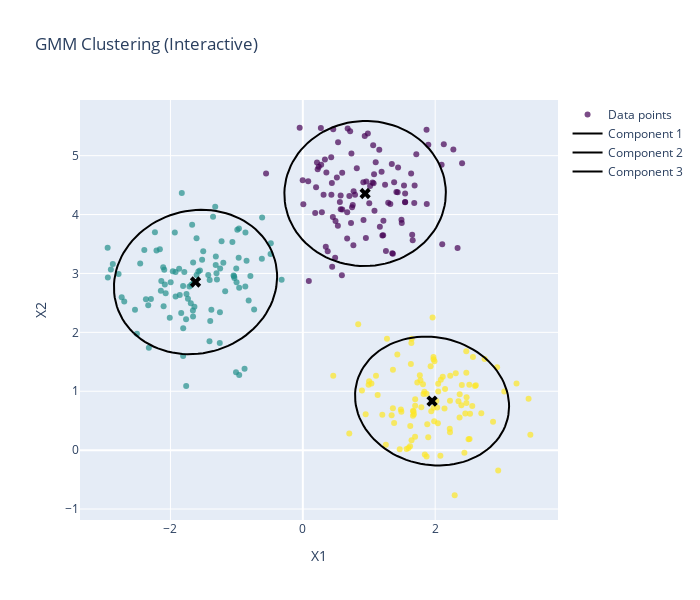

This figure's notebook cell:
### Code cell
from src.visualization import plot_gmm_interactive, animate_em_history

# Visualización interactiva final
plot_gmm_interactive(X, gmm_kmeans.predict(X), gmm_kmeans.means_, gmm_kmeans.covariances_)

# Animación de iteraciones
anim = animate_em_history(X, gmm_kmeans.history_, max_frames=10)
from IPython.display import HTML
HTML(anim.to_jshtml())
